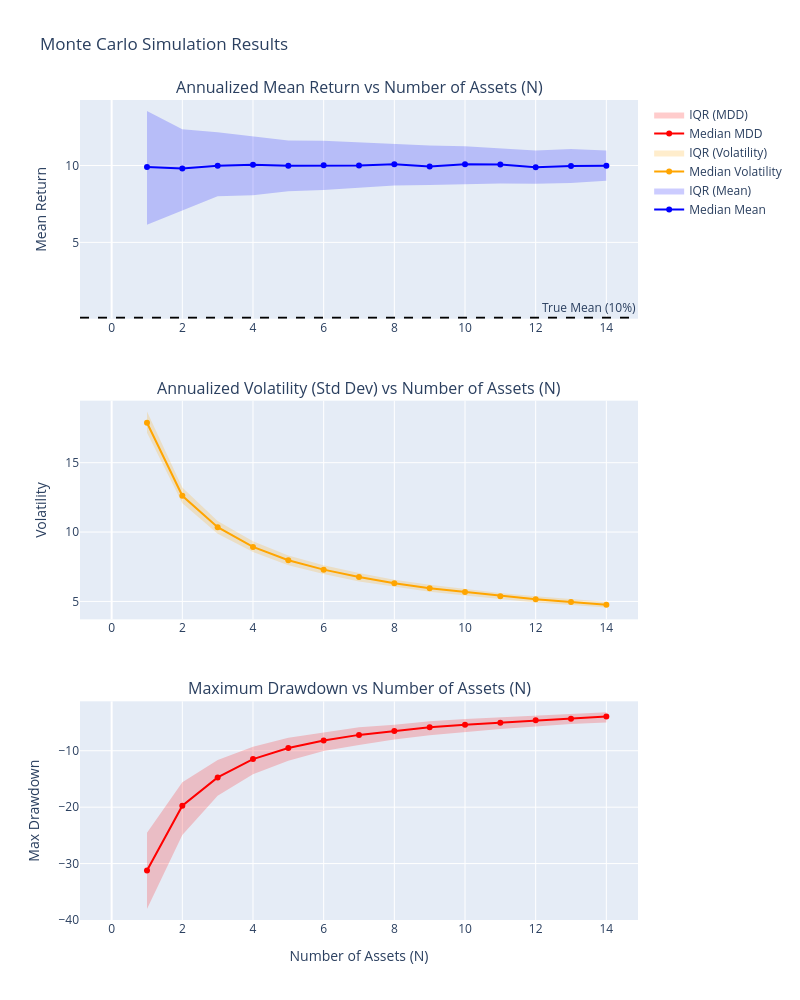

Notebook cell for this chart:
### Code cell
# Create subplots
fig = make_subplots(rows=3, cols=1, 
                    subplot_titles=('Annualized Mean Return vs Number of Assets (N)',
                                    'Annualized Volatility (Std Dev) vs Number of Assets (N)',
                                    'Maximum Drawdown vs Number of Assets (N)'),
                    vertical_spacing=0.1)

# 1. Mean Return
fig.add_trace(go.Scatter(x=results['N'], y=results['mean_p50'], mode='lines+markers', name='Median Mean', line=dict(color='blue'), hovertemplate='N: %{x}<br>Mean: %{y:.4f}<extra></extra>'), row=1, col=1)
fig.add_trace(go.Scatter(x=results['N'], y=results['mean_p75'], mode='lines', line=dict(width=0), showlegend=False, hoverinfo='skip'), row=1, col=1)
fig.add_trace(go.Scatter(x=results['N'], y=results['mean_p25'], mode='lines', fill='tonexty', fillcolor='rgba(0,0,255,0.2)', line=dict(width=0), name='IQR (Mean)', hovertemplate='N: %{x}<br>25th-75th IQR<extra></extra>'), row=1, col=1)
fig.add_hline(y=annual_mean, line_dash="dash", line_color="black", annotation_text="True Mean (10%)", row=1, col=1)

# 2. Volatility
fig.add_trace(go.Scatter(x=results['N'], y=results['std_p50'], mode='lines+markers', name='Median Volatility', line=dict(color='orange'), hovertemplate='N: %{x}<br>Vol: %{y:.4f}<extra></extra>'), row=2, col=1)
fig.add_trace(go.Scatter(x=results['N'], y=results['std_p75'], mode='lines', line=dict(width=0), showlegend=False, hoverinfo='skip'), row=2, col=1)
fig.add_trace(go.Scatter(x=results['N'], y=results['std_p25'], mode='lines', fill='tonexty', fillcolor='rgba(255,165,0,0.2)', line=dict(width=0), name='IQR (Volatility)', hovertemplate='N: %{x}<br>25th-75th IQR<extra></extra>'), row=2, col=1)

# 3. Maximum Drawdown
fig.add_trace(go.Scatter(x=results['N'], y=results['mdd_p50'], mode='lines+markers', name='Median MDD', line=dict(color='red'), hovertemplate='N: %{x}<br>MDD: %{y:.4f}<extra></extra>'), row=3, col=1)
fig.add_trace(go.Scatter(x=results['N'], y=results['mdd_p75'], mode='lines', line=dict(width=0), showlegend=False, hoverinfo='skip'), row=3, col=1)
fig.add_trace(go.Scatter(x=results['N'], y=results['mdd_p25'], mode='lines', fill='tonexty', fillcolor='rgba(255,0,0,0.2)', line=dict(width=0), name='IQR (MDD)', hovertemplate='N: %{x}<br>25th-75th IQR<extra></extra>'), row=3, col=1)

# Update layout
fig.update_layout(height=1000, width=800, title_text="Monte Carlo Simulation Results", showlegend=True, hovermode='x unified')
fig.update_xaxes(title_text="Number of Assets (N)", row=3, col=1)

# Set common labels
fig.update_yaxes(title_text="Mean Return", row=1, col=1)
fig.update_yaxes(title_text="Volatility", row=2, col=1)
fig.update_yaxes(title_text="Max Drawdown", row=3, col=1)

fig.show()

### Figure 1 — Plotly figure (JSON) as saved in the notebook; plotly's stock layout.template omitted (floating-point values rounded to 4 significant figures)
{"data": [{"hovertemplate": "N: %{x}<br>Mean: %{y:.4f}<extra></extra>", "line": {"color": "blue"}, "mode": "lines+markers", "name": "Median Mean", "type": "scatter", "x": [0, 1, 2, 3, 4, 5, 6, 7, 8, 9, 10, 11, 12, 13, 14], "xaxis": "x", "y": [null, 9.905, 9.813, 9.983, 10.05, 9.989, 10.01, 10.01, 10.09, 9.943, 10.08, 10.06, 9.891, 9.968, 9.977], "yaxis": "y"}, {"hoverinfo": "skip", "line": {"width": 0}, "mode": "lines", "showlegend": false, "type": "scatter", "x": [0, 1, 2, 3, 4, 5, 6, 7, 8, 9, 10, 11, 12, 13, 14], "xaxis": "x", "y": [null, 13.55, 12.35, 12.17, 11.88, 11.63, 11.62, 11.52, 11.41, 11.31, 11.26, 11.11, 10.97, 11.07, 10.99], "yaxis": "y"}, {"fill": "tonexty", "fillcolor": "rgba(0,0,255,0.2)", "hovertemplate": "N: %{x}<br>25th-75th IQR<extra></extra>", "line": {"width": 0}, "mode": "lines", "name": "IQR (Mean)", "type": "scatter", "x": [0, 1, 2, 3, 4, 5, 6, 7, 8, 9, 10, 11, 12, 13, 14], "xaxis": "x", "y": [null, 6.151, 7.076, 8.004, 8.069, 8.326, 8.412, 8.563, 8.708, 8.729, 8.773, 8.834, 8.818, 8.867, 9.002], "yaxis": "y"}, {"hovertemplate": "N: %{x}<br>Vol: %{y:.4f}<extra></extra>", "line": {"color": "orange"}, "mode": "lines+markers", "name": "Median Volatility", "type": "scatter", "x": [0, 1, 2, 3, 4, 5, 6, 7, 8, 9, 10, 11, 12, 13, 14], "xaxis": "x2", "y": [null, 17.88, 12.62, 10.35, 8.93, 7.972, 7.291, 6.758, 6.306, 5.942, 5.679, 5.377, 5.154, 4.95, 4.767], "yaxis": "y2"}, {"hoverinfo": "skip", "line": {"width": 0}, "mode": "lines", "showlegend": false, "type": "scatter", "x": [0, 1, 2, 3, 4, 5, 6, 7, 8, 9, 10, 11, 12, 13, 14], "xaxis": "x2", "y": [null, 18.68, 13.21, 10.8, 9.34, 8.316, 7.605, 7.043, 6.562, 6.21, 5.915, 5.61, 5.38, 5.155, 4.971], "yaxis": "y2"}, {"fill": "tonexty", "fillcolor": "rgba(255,165,0,0.2)", "hovertemplate": "N: %{x}<br>25th-75th IQR<extra></extra>", "line": {"width": 0}, "mode": "lines", "name": "IQR (Volatility)", "type": "scatter", "x": [0, 1, 2, 3, 4, 5, 6, 7, 8, 9, 10, 11, 12, 13, 14], "xaxis": "x2", "y": [null, 17.16, 12.08, 9.885, 8.565, 7.616, 6.986, 6.444, 6.058, 5.692, 5.436, 5.161, 4.922, 4.741, 4.566], "yaxis": "y2"}, {"hovertemplate": "N: %{x}<br>MDD: %{y:.4f}<extra></extra>", "line": {"color": "red"}, "mode": "lines+markers", "name": "Median MDD", "type": "scatter", "x": [0, 1, 2, 3, 4, 5, 6, 7, 8, 9, 10, 11, 12, 13, 14], "xaxis": "x3", "y": [null, -31.21, -19.74, -14.72, -11.48, -9.505, -8.161, -7.182, -6.516, -5.838, -5.383, -5.036, -4.593, -4.312, -3.938], "yaxis": "y3"}, {"hoverinfo": "skip", "line": {"width": 0}, "mode": "lines", "showlegend": false, "type": "scatter", "x": [0, 1, 2, 3, 4, 5, 6, 7, 8, 9, 10, 11, 12, 13, 14], "xaxis": "x3", "y": [null, -24.52, -15.59, -11.64, -9.307, -7.708, -6.721, -5.846, -5.372, -4.751, -4.385, -4.093, -3.741, -3.472, -3.173], "yaxis": "y3"}, {"fill": "tonexty", "fillcolor": "rgba(255,0,0,0.2)", "hovertemplate": "N: %{x}<br>25th-75th IQR<extra></extra>", "line": {"width": 0}, "mode": "lines", "name": "IQR (MDD)", "type": "scatter", "x": [0, 1, 2, 3, 4, 5, 6, 7, 8, 9, 10, 11, 12, 13, 14], "xaxis": "x3", "y": [null, -38.07, -24.94, -17.99, -14.15, -11.78, -10.04, -8.975, -8.004, -7.257, -6.65, -6.145, -5.682, -5.253, -4.969], "yaxis": "y3"}], "layout": {"annotations": [{"font": {"size": 16}, "showarrow": false, "text": "Annualized Mean Return vs Number of Assets (N)", "x": 0.5, "xanchor": "center", "xref": "paper", "y": 1, "yanchor": "bottom", "yref": "paper"}, {"font": {"size": 16}, "showarrow": false, "text": "Annualized Volatility (Std Dev) vs Number of Assets (N)", "x": 0.5, "xanchor": "center", "xref": "paper", "y": 0.6333, "yanchor": "bottom", "yref": "paper"}, {"font": {"size": 16}, "showarrow": false, "text": "Maximum Drawdown vs Number of Assets (N)", "x": 0.5, "xanchor": "center", "xref": "paper", "y": 0.2667, "yanchor": "bottom", "yref": "paper"}, {"showarrow": false, "text": "True Mean (10%)", "x": 1, "xanchor": "right", "xref": "x domain", "y": 0.1, "yanchor": "bottom", "yref": "y"}], "height": 1000, "hovermode": "x unified", "shapes": [{"line": {"color": "black", "dash": "dash"}, "type": "line", "x0": 0, "x1": 1, "xref": "x domain", "y0": 0.1, "y1": 0.1, "yref": "y"}], "showlegend": true, "title": {"text": "Monte Carlo Simulation Results"}, "width": 800, "xaxis": {"anchor": "y", "domain": [0, 1]}, "xaxis2": {"anchor": "y2", "domain": [0, 1]}, "xaxis3": {"anchor": "y3", "domain": [0, 1], "title": {"text": "Number of Assets (N)"}}, "yaxis": {"anchor": "x", "domain": [0.7333, 1], "title": {"text": "Mean Return"}}, "yaxis2": {"anchor": "x2", "domain": [0.3667, 0.6333], "title": {"text": "Volatility"}}, "yaxis3": {"anchor": "x3", "domain": [0, 0.2667], "title": {"text": "Max Drawdown"}}}}
